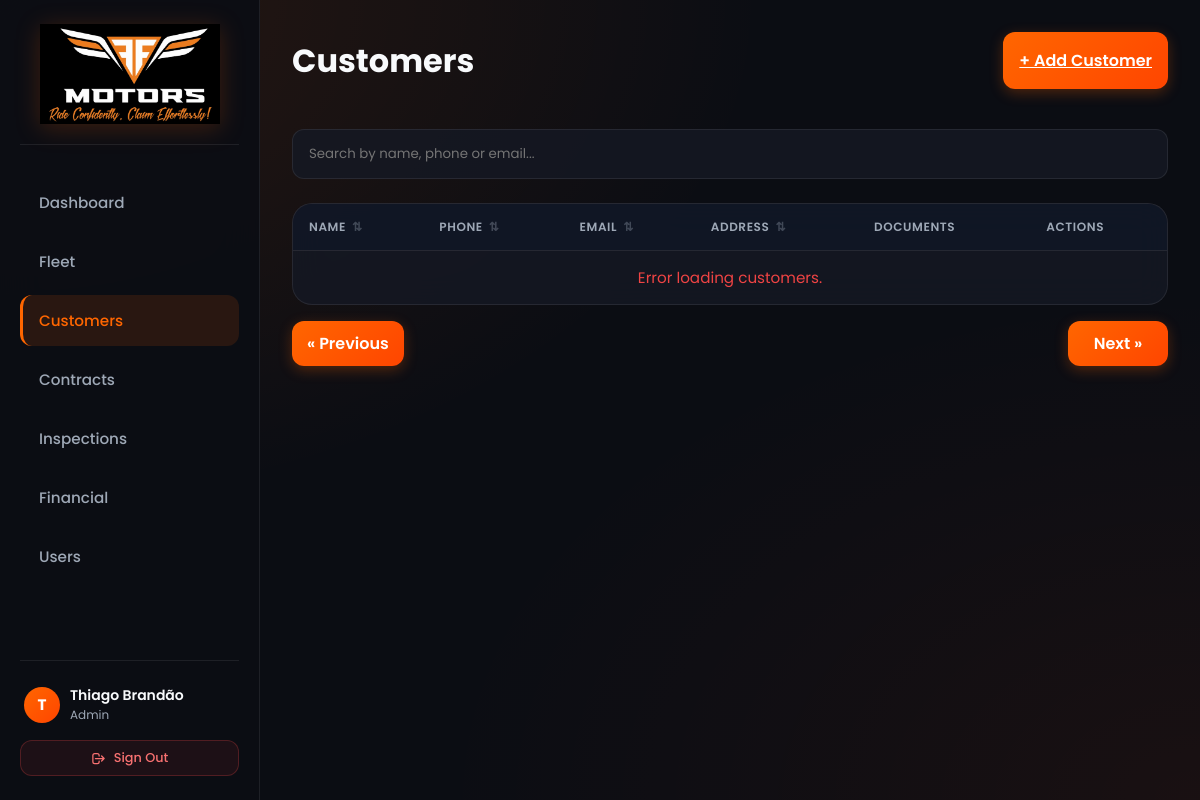
Screenshot of /clientes (signed in) with the database file from the repository.
### database.py (models this page shows, shortened)
class User(db.Model, UserMixin):
    __tablename__ = 'usuarios'
    id = db.Column(db.Integer, primary_key=True)
    nome = db.Column(db.String(100), nullable=False)
    email = db.Column(db.String(120), unique=True, nullable=False, index=True)
    password_hash = db.Column(db.String(255), nullable=False)
    role = db.Column(db.String(20), default='admin', nullable=False)
    ativo = db.Column(db.Boolean, default=True, nullable=False)
    data_criacao = db.Column(db.DateTime, default=datetime.utcnow, nullable=False)
    @property
    def is_active(self):
        return self.ativo

### app.py (the view)
@app.route('/clientes')
def pagina_clientes():
    return render_template('clientes.html')

### app.py (called while the page is built, shortened)
@login_manager.user_loader
def load_user(user_id):
    try:
        return User.query.get(int(user_id))
    except Exception:
        return None

@app.before_request
def check_authentication():
    allowed_routes = ['login', 'static', 'custom_static_uploads', 'favicon']
    if request.endpoint in allowed_routes:
        return
    if request.path.startswith('/static/'):
        return
    if not current_user.is_authenticated:
        if request.path.startswith('/api/'):
            return jsonify({"error": "Unauthorized", "message": "Authentication required"}), 401
        return redirect(url_for('login', next=request.path))

@app.after_request
def add_inline_document_headers(response):
    return response

### templates/clientes.html (shortened to what this page needs)
{% extends 'layout.html' %}
{% block content %}
<div class="page-header">
    <h1>Customers</h1>
    <a href="/clientes/novo" class="btn-primary" style="width: auto; display: inline-flex;">+ Add Customer</a>
</div>
<div style="margin-bottom: 1.5rem;">
    <input type="text" id="searchInput" placeholder="Search by name, phone or email..." style="width: 100%; padding: 0.875rem 1rem; border-radius: 12px; border: 1px solid var(--border-color); background: var(--card-bg); color: var(--text-primary);">
</div>
<div class="table-container">
    <table id="clientesTable">
        <thead>
            <tr>
                <th>Name</th>
                <th>Phone</th>
                <th>Email</th>
                <th>Address</th>
                <th>Documents</th>
                <th>Actions</th>
            </tr>
        </thead>
        <tbody>
        </tbody>
    </table>
</div>
<div class="pagination-controls" style="display: flex; justify-content: space-between; align-items: center; margin-top: 1rem; flex-wrap: wrap; gap: 10px;">
    <button id="btnPrevPage" class="btn-primary" style="padding: 10px 15px; width: auto; min-width: 100px;">&laquo; Previous</button>
    <button id="btnNextPage" class="btn-primary" style="padding: 10px 15px; width: auto; min-width: 100px;">Next &raquo;</button>
</div>
{% endblock %}

### templates/layout.html (shortened to what this page needs)
<!DOCTYPE html>
<html lang="en">
<head>
    <link rel="stylesheet" href="/static/css/styles.css?v=4">
</head>
<body>
    <div class="app-layout">
        <aside class="sidebar" id="sidebar">
            <div class="sidebar-brand">
                <a href="/" style="display: flex; justify-content: center; width: 100%; text-decoration: none;" title="Go to Dashboard">
                    <img src="/static/images/logo.png" alt="FF Motors" style="width: 100%; max-width: 180px; height: auto; object-fit: contain; cursor: pointer;">
                </a>
            </div>
            <nav class="sidebar-nav">
                <a href="/" class="{% if request.path == '/' %}active{% endif %}">
                    Dashboard
                </a>
                <a href="/motos" class="{% if 'moto' in request.path %}active{% endif %}">
                    Fleet
                </a>
                <a href="/clientes" class="{% if 'cliente' in request.path %}active{% endif %}">
                    Customers
                </a>
                <a href="/contratos" class="{% if 'contrato' in request.path %}active{% endif %}">
                    Contracts
                </a>
                <a href="/vistorias" class="{% if 'vistoria' in request.path %}active{% endif %}">
                    Inspections
                </a>
                <a href="/financeiro" class="{% if 'financeiro' in request.path %}active{% endif %}">
                    Financial
                </a>
                {% if current_user.is_authenticated and current_user.role == 'admin' %}
                <a href="/usuarios" class="{% if 'usuario' in request.path %}active{% endif %}">
                    Users
                </a>
                {% endif %}
            </nav>
            <div class="sidebar-footer" style="margin-top: auto; padding-top: 1.25rem; border-top: 1px solid var(--border-color); display: flex; flex-direction: column; gap: 0.75rem;">
                {% if current_user.is_authenticated %}
                <div style="display: flex; align-items: center; gap: 10px; padding: 0.25rem 0.25rem;">
                    <div style="width: 36px; height: 36px; border-radius: 50%; background: var(--accent-gradient); display: flex; align-items: center; justify-content: center; font-weight: 700; color: white; font-size: 0.95rem; flex-shrink: 0;">
                        {{ current_user.nome[0] if current_user.nome else 'U' }}
                    </div>
                    <div style="min-width: 0; flex: 1;">
                        <div style="font-weight: 600; font-size: 0.875rem; color: var(--text-primary); white-space: nowrap; overflow: hidden; text-overflow: ellipsis;">
                            {{ current_user.nome }}
                        </div>
                        <div style="font-size: 0.75rem; color: var(--text-secondary); text-transform: capitalize;">
                            {{ current_user.role or 'Staff' }}
                        </div>
                    </div>
                </div>
                <a href="/logout" class="btn-secondary" style="width: 100%; justify-content: center; font-size: 0.8rem; padding: 0.5rem; color: #f87171; border-color: rgba(239, 68, 68, 0.25); background: rgba(239, 68, 68, 0.08);">
                    <svg width="15" height="15" fill="none" stroke="currentColor" stroke-width="2" viewBox="0 0 24 24"><path stroke-linecap="round" stroke-linejoin="round" d="M17 16l4-4m0 0l-4-4m4 4H7m6 4v1a3 3 0 01-3 3H6a3 3 0 01-3-3V7a3 3 0 013-3h4a3 3 0 013 3v1"/></svg>
                    Sign Out
                </a>
                {% endif %}
            </div>
        </aside>
        <main class="main-content">
            {% block content %}{% endblock %}
        </main>
    </div>
</body>
</html>

### static/css/styles.css (style rules this page uses)
:root { --bg-color: #0b0d13; --card-bg: rgba(21, 25, 36, 0.82); --border-color: rgba(255, 255, 255, 0.08); --text-primary: #f8fafc; --text-secondary: #9ea8b6; --accent: #FF6600; --accent-hover: #FF7711; --accent-gradient: linear-gradient(135deg, #FF6600 0%, #FF4500 100%); --accent-glow: rgba(255, 102, 0, 0.35); --input-bg: rgba(13, 16, 23, 0.75); --input-border: rgba(255, 255, 255, 0.12); --success: #10b981; --error: #ef4444; }
* { margin: 0; padding: 0; box-sizing: border-box; font-family: 'Poppins', -apple-system, BlinkMacSystemFont, 'Segoe UI', Roboto, sans-serif; }
html, body { width: 100%; min-height: 100vh; }
body { background-color: var(--bg-color); background-image: radial-gradient(at 0% 0%, rgba(255, 102, 0, 0.12) 0px, transparent 45%), radial-gradient(at 100% 100%, rgba(255, 69, 0, 0.06) 0px, transparent 45%); color: var(--text-primary); }
.btn-primary { width: 100%; background: var(--accent-gradient); color: white; border: none; padding: 1rem; border-radius: 12px; font-size: 1rem; font-weight: 600; cursor: pointer; transition: all 0.3s cubic-bezier(0.16, 1, 0.3, 1); display: flex; justify-content: center; align-items: center; gap: 0.5rem; box-shadow: 0 4px 14px 0 rgba(255, 102, 0, 0.28); }
.app-layout { display: flex; min-height: 100vh; width: 100%; overflow-x: hidden; position: relative; }
.sidebar { width: 260px; background: rgba(12, 14, 20, 0.96); backdrop-filter: blur(20px); border-right: 1px solid var(--border-color); padding: 1.5rem 1.25rem; display: flex; flex-direction: column; transition: transform 0.3s ease; z-index: 50; flex-shrink: 0; }
.sidebar-brand { display: flex; flex-direction: column; align-items: center; justify-content: center; margin-bottom: 2rem; padding-bottom: 1.25rem; border-bottom: 1px solid rgba(255, 255, 255, 0.08); }
.sidebar-brand img { width: 100%; max-width: 180px; height: auto; object-fit: contain; filter: drop-shadow(0 4px 12px rgba(255, 102, 0, 0.2)); transition: transform 0.2s ease, filter 0.2s ease; cursor: pointer; }
.sidebar-nav { display: flex; flex-direction: column; gap: 0.5rem; }
.sidebar-nav a { text-decoration: none; color: var(--text-secondary); padding: 0.875rem 1rem; border-radius: 12px; font-weight: 500; font-size: 0.95rem; transition: all 0.25s ease; display: flex; align-items: center; gap: 1rem; border-left: 3px solid transparent; }
.sidebar-nav a:hover, .sidebar-nav a.active { background: rgba(255, 102, 0, 0.12); color: var(--accent); border-left-color: var(--accent); }
.main-content { flex: 1; min-width: 0; max-width: 100%; padding: 2rem 2rem; overflow-y: auto; overflow-x: auto; }
.btn-secondary { background: var(--card-bg); border: 1px solid var(--border-color); color: var(--text-secondary); padding: 0.65rem 1.25rem; border-radius: 12px; font-size: 0.875rem; font-weight: 500; text-decoration: none; display: inline-flex; align-items: center; gap: 0.5rem; cursor: pointer; transition: all 0.2s ease; white-space: nowrap; }
.page-header { margin-bottom: 2.5rem; display: flex; justify-content: space-between; align-items: center; }
.page-header h1 { font-size: 2rem; font-weight: 700; }
.table-container { background: var(--card-bg); border: 1px solid var(--border-color); border-radius: 20px; overflow-x: auto; -webkit-overflow-scrolling: touch; backdrop-filter: blur(16px); }
table { width: 100%; border-collapse: collapse; }
th { background: rgba(15, 23, 42, 0.5); color: var(--text-secondary); font-weight: 600; text-transform: uppercase; font-size: 0.75rem; letter-spacing: 0.05em; padding: 0.85rem 1rem; text-align: left; border-bottom: 1px solid var(--border-color); }
th.sortable-th { cursor: pointer !important; user-select: none !important; transition: color 0.15s ease, background 0.15s ease; white-space: nowrap; }

### rows the page displays
User: nome "T", nome "Thiago Brandão", role "Admin"
